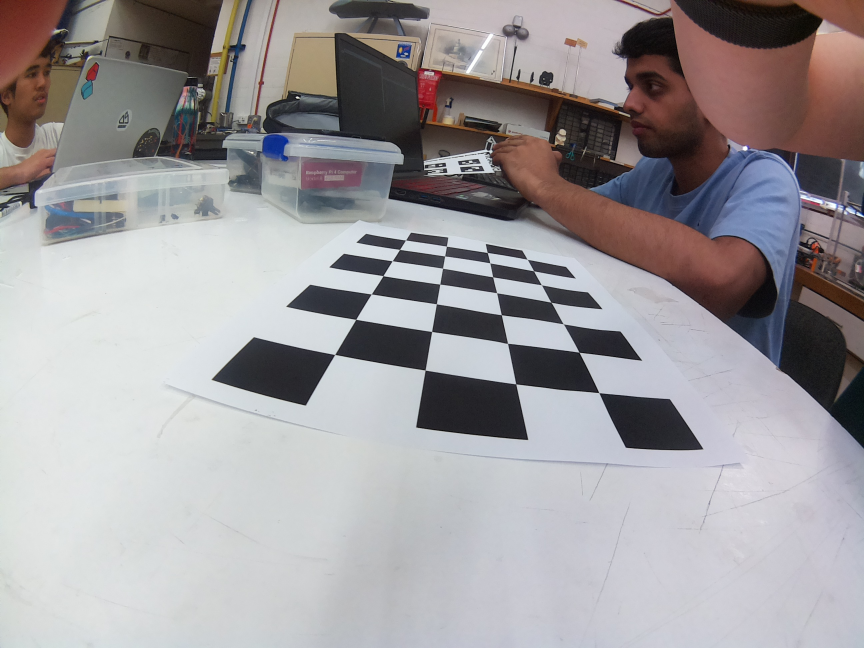
#> input picture Computer Vision/board/Calibration Images/cal1.jpg, 2592 x 1944 px (shown at 1/3 size); its folder holds 5 pictures in this run
$ python calibrate2.py
#> lines starting #> are read from the running program, lines starting #| are printed output that depends on the picture
import cv2
import numpy as np
import os
import glob

# Defining the dimensions of checkerboard
CHECKERBOARD = (4,7)
criteria = (cv2.TERM_CRITERIA_EPS + cv2.TERM_CRITERIA_MAX_ITER, 30, 0.001)

# Creating vector to store vectors of 3D points for each checkerboard image
objpoints = []
# Creating vector to store vectors of 2D points for each checkerboard image
imgpoints = []


# Defining the world coordinates for 3D points
objp = np.zeros((1, CHECKERBOARD[0] * CHECKERBOARD[1], 3), np.float32)
objp[0,:,:2] = np.mgrid[0:CHECKERBOARD[0], 0:CHECKERBOARD[1]].T.reshape(-1, 2)
prev_img_shape = None

# Extracting path of individual image stored in a given directory
images = glob.glob('*.jpg')
for fname in images:
    img = cv2.imread(fname)
#> img is the input picture: shape (1944, 2592, 3); mean B, G, R 156.4, 154, 157.7
    gray = cv2.cvtColor(img,cv2.COLOR_BGR2GRAY)
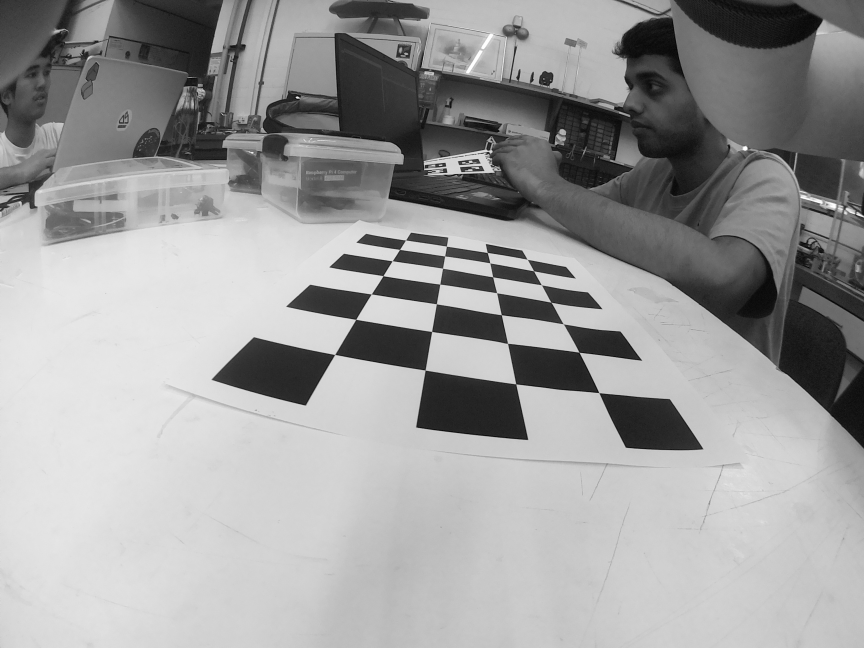
#> gray: shape (1944, 2592) (shown at 1/3 size); min 0, max 255, mean 155.4

# Find the chess board corners
    # If desired number of corners are found in the image then ret = true
    ret, corners = cv2.findChessboardCorners(gray, CHECKERBOARD, cv2.CALIB_CB_ADAPTIVE_THRESH + cv2.CALIB_CB_FAST_CHECK + cv2.CALIB_CB_NORMALIZE_IMAGE)
#> ret = True; corners = 28 rows, first 8: [1796.8, 1179.1], [1548.2, 1152.3], [1276, 1111.3], [1004.3, 1064.4], [1737.9, 1057.7], [1523.3, 1030.9], [1296.3, 995.6], [1067.6, 959.4]


    # If desired number of corner are detected,
    # we refine the pixel coordinates and display
    # them on the images of checker board

    if ret == True:
        objpoints.append(objp)
        # refining pixel coordinates for given 2d points.
        corners2 = cv2.cornerSubPix(gray, corners, (11,11),(-1,-1), criteria)
#> corners2 = 28 rows, first 8: [1797.5, 1179], [1548.3, 1152.5], [1276.2, 1111.2], [1005, 1064.4], [1737.8, 1057.5], [1523.6, 1031], [1295.9, 995.4], [1068.2, 959]

        imgpoints.append(corners2)

        # Draw and display the corners
        img = cv2.drawChessboardCorners(img, CHECKERBOARD, corners2, ret)
#> pass 2 of the loop `for fname in images:`:
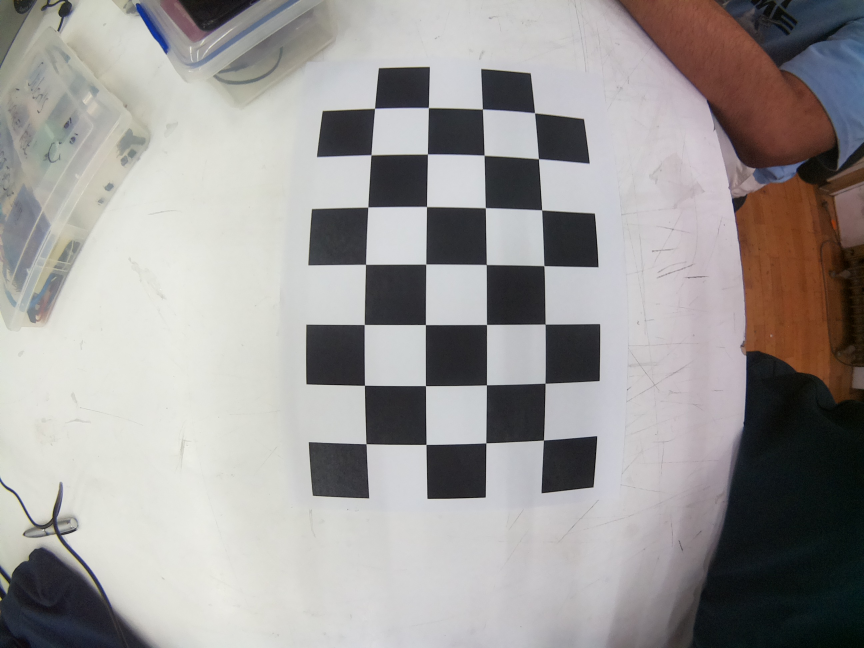
#> input picture Computer Vision/board/Calibration Images/cal2.jpg, 2592 x 1944 px (shown at 1/3 size)
#> img is the input picture: shape (1944, 2592, 3); mean B, G, R 152.1, 153.5, 156.6
#> `gray = cv2.cvtColor(img,cv2.COLOR_BGR2GRAY)`:
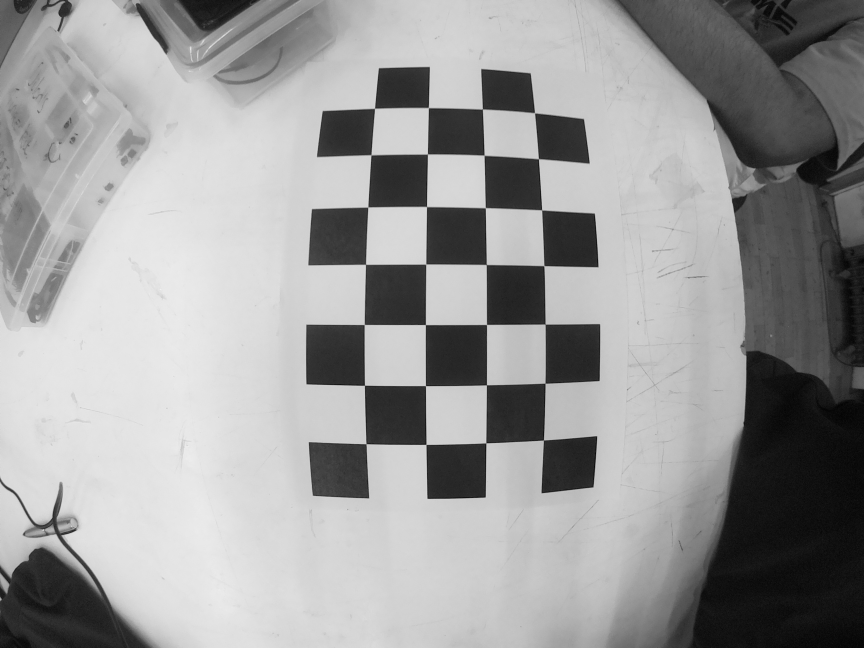
#> gray: shape (1944, 2592) (shown at 1/3 size); min 0, max 246, mean 154.2
#> corners = 28 rows, first 8: [1630.8, 1320.8], [1458.6, 1329.6], [1278.8, 1334.1], [1099.1, 1332.4], [1635.8, 1150.5], [1460.2, 1155.4], [1277.4, 1157.9], [1094, 1156.6]
#> corners2 = 28 rows, first 8: [1631.1, 1320.9], [1458.5, 1329.6], [1278.9, 1334], [1099, 1332.2], [1635.9, 1150.5], [1460.2, 1155.5], [1277.3, 1157.9], [1094.2, 1156.6]
#> pass 3 of the loop `for fname in images:`:
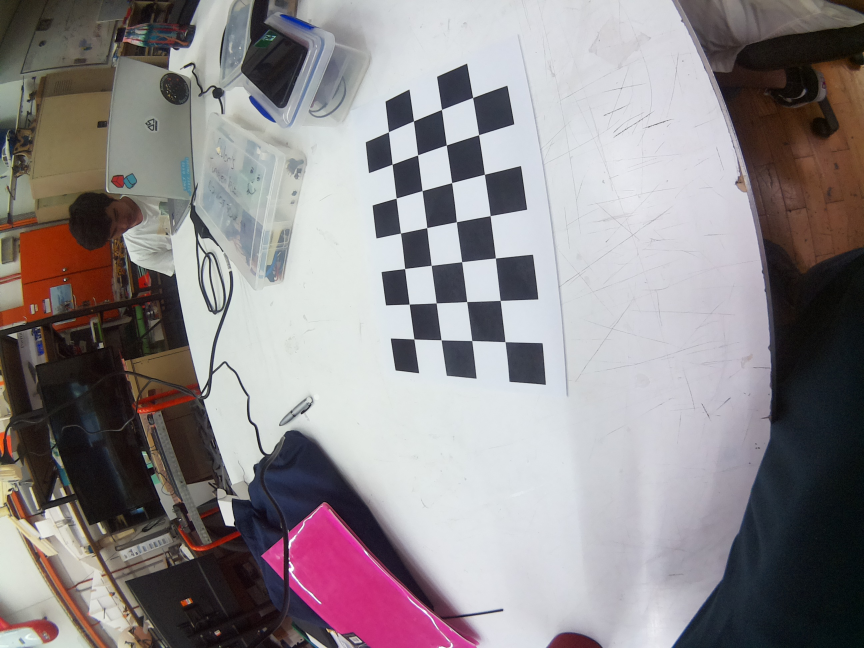
#> input picture Computer Vision/board/Calibration Images/cal3.jpg, 2592 x 1944 px (shown at 1/3 size)
#> img is the input picture: shape (1944, 2592, 3); mean B, G, R 138.9, 136.6, 142.6
#> `gray = cv2.cvtColor(img,cv2.COLOR_BGR2GRAY)`:
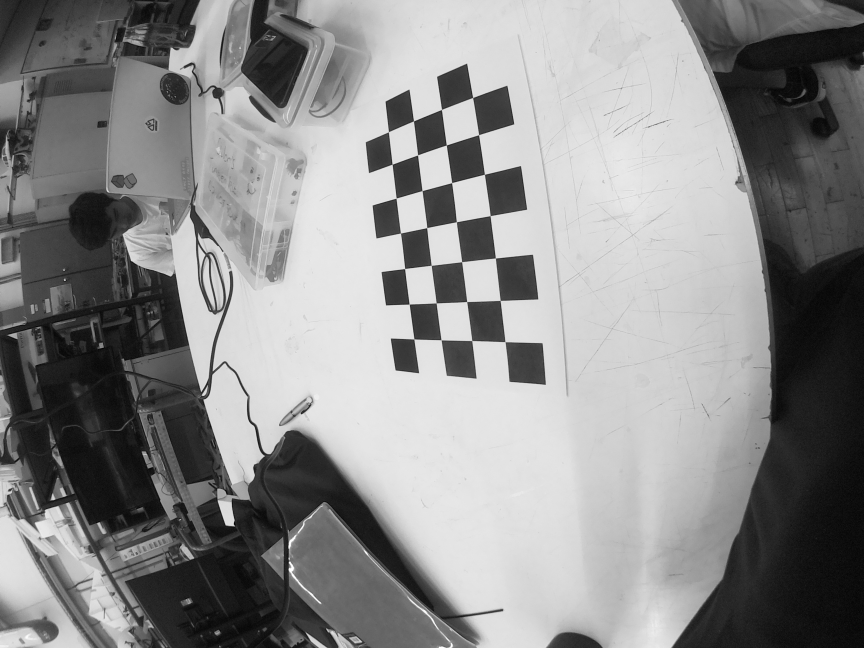
#> gray: shape (1944, 2592) (shown at 1/3 size); min 0, max 255, mean 138.6
#> corners = 28 rows, first 8: [1515.9, 1026.1], [1416.5, 1022.5], [1324.2, 1020.5], [1242.6, 1017.8], [1501.4, 902.3], [1401.1, 905.7], [1309.5, 909.8], [1228.5, 912.9]
#> corners2 = 28 rows, first 8: [1515.9, 1025.9], [1416.3, 1022.6], [1324.2, 1020.5], [1242.6, 1017.8], [1501.4, 902.3], [1401, 905.7], [1309.5, 909.7], [1228.4, 913.2]
#> the loop made 5 passes; the first 3 are shown

    # cv2.imshow('img',img)
    # cv2.waitKey(0)

cv2.destroyAllWindows()

h,w = img.shape[:2]
#> h = 1944; w = 2592


# Performing camera calibration by
# passing the value of known 3D points (objpoints)
# and corresponding pixel coordinates of the
# detected corners (imgpoints)

ret, mtx, dist, rvecs, tvecs = cv2.calibrateCamera(objpoints, imgpoints, gray.shape[::-1], None, None)

print("Camera matrix : \n")
print(mtx)
print("dist : \n")
print(dist)
print("rvecs : \n")
print(rvecs)
print("tvecs : \n")
print(tvecs)

img = cv2.imread('cal1.jpg')
h, w = img.shape[:2]
newcameramtx, roi = cv2.getOptimalNewCameraMatrix(mtx, dist, (w,h), 1, (w,h))

# undistort
mapx, mapy = cv2.initUndistortRectifyMap(mtx, dist, None, newcameramtx, (w,h), 5)
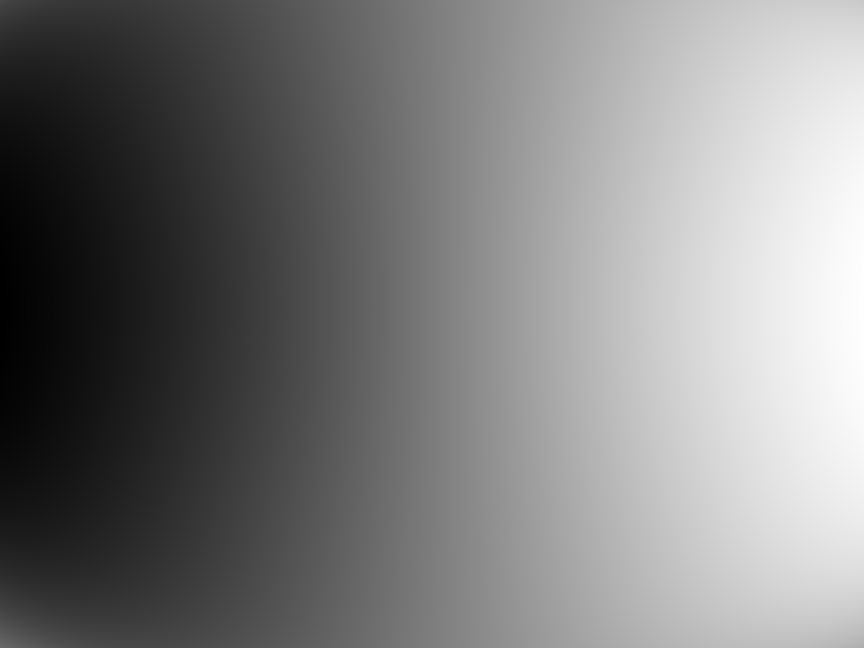
#> mapx: shape (1944, 2592) float32 (shown at 1/3 size); min 340.7, max 2310.3, mean 1314.3; drawn with min black and max white
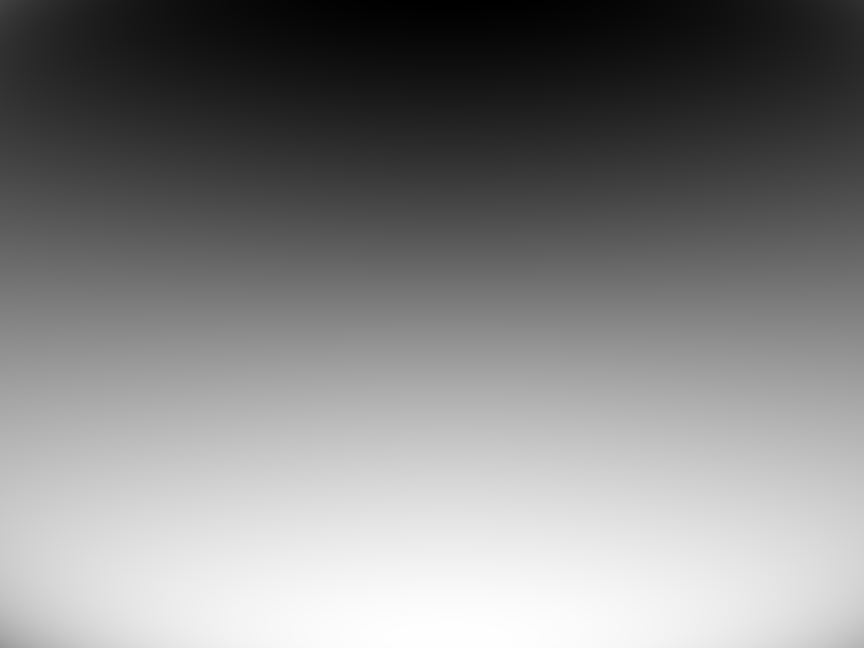
#> mapy: shape (1944, 2592) float32 (shown at 1/3 size); min -109.2, max 1962.8, mean 964; drawn with min black and max white
dst = cv2.remap(img, mapx, mapy, cv2.INTER_LINEAR)
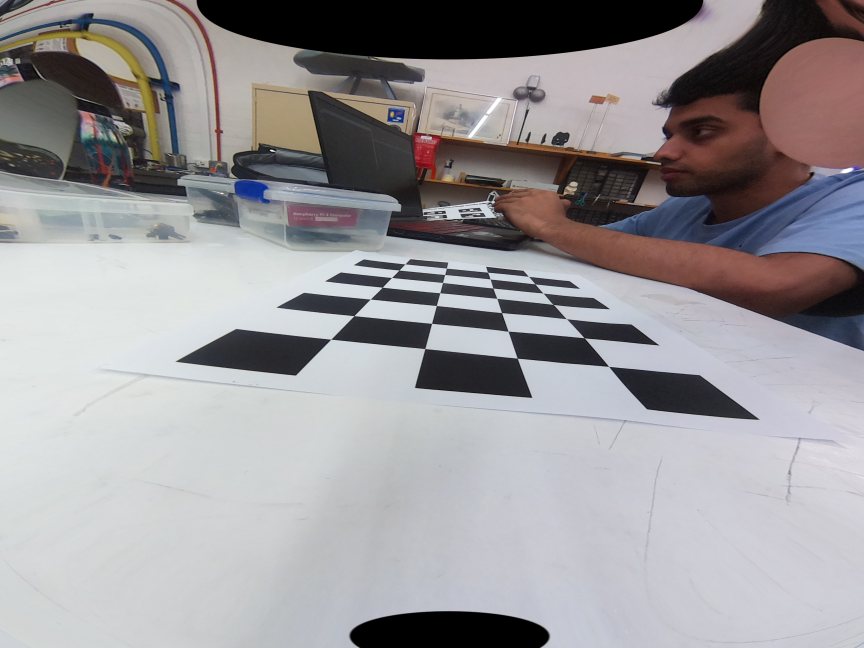
#> dst: shape (1944, 2592, 3) (shown at 1/3 size); mean B, G, R 153, 150.3, 153.1
# crop the image
x, y, w, h = roi
dst = dst[y:y+h, x:x+w]
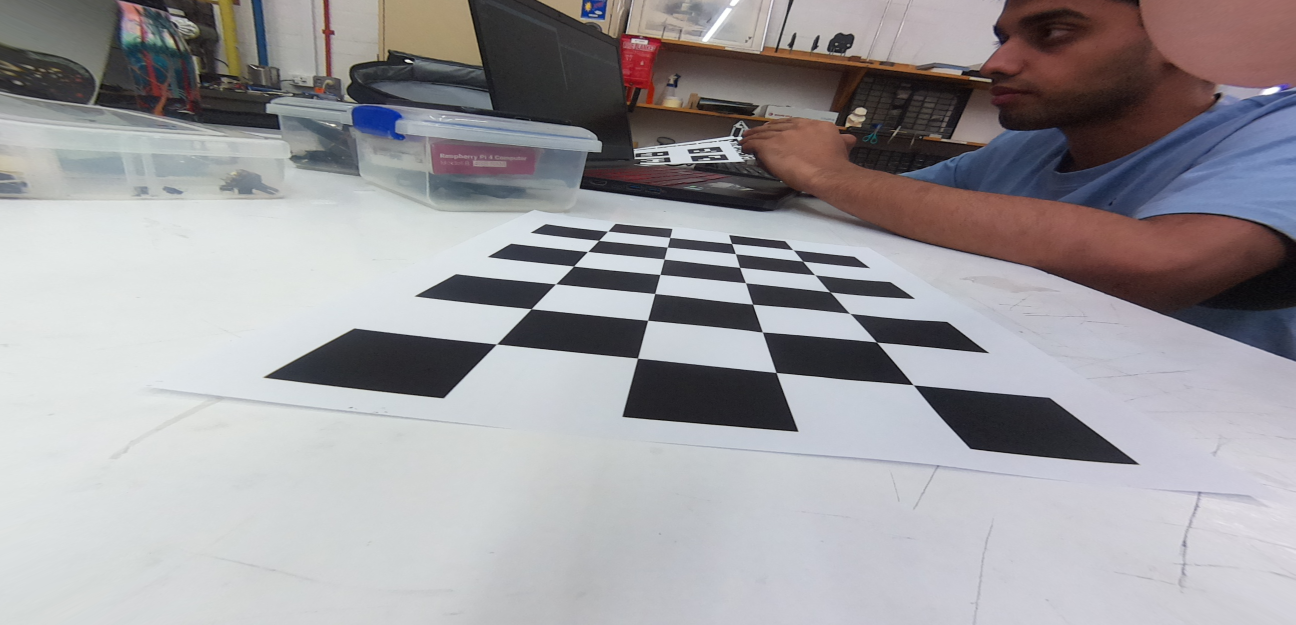
#> dst: shape (1250, 2591, 3) (shown at 1/2 size); mean B, G, R 158.2, 154.9, 157.3
cv2.imwrite('calibresult.png', dst)

# mtx: [[115.52558593,0, 159.48597987], [0, 121.11869753, 108.18506572], [0, 0, 1 ]]
#dist: [[-0.1890754   0.01767098  0.0271703  -0.0078998   0.00246985]]
